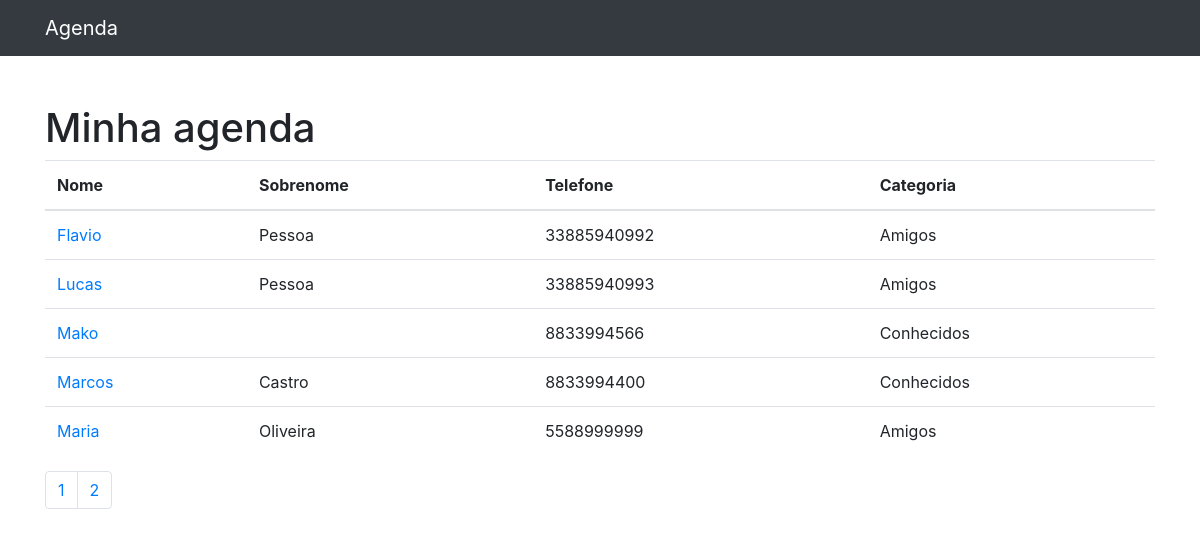
Before: / with the older database file.
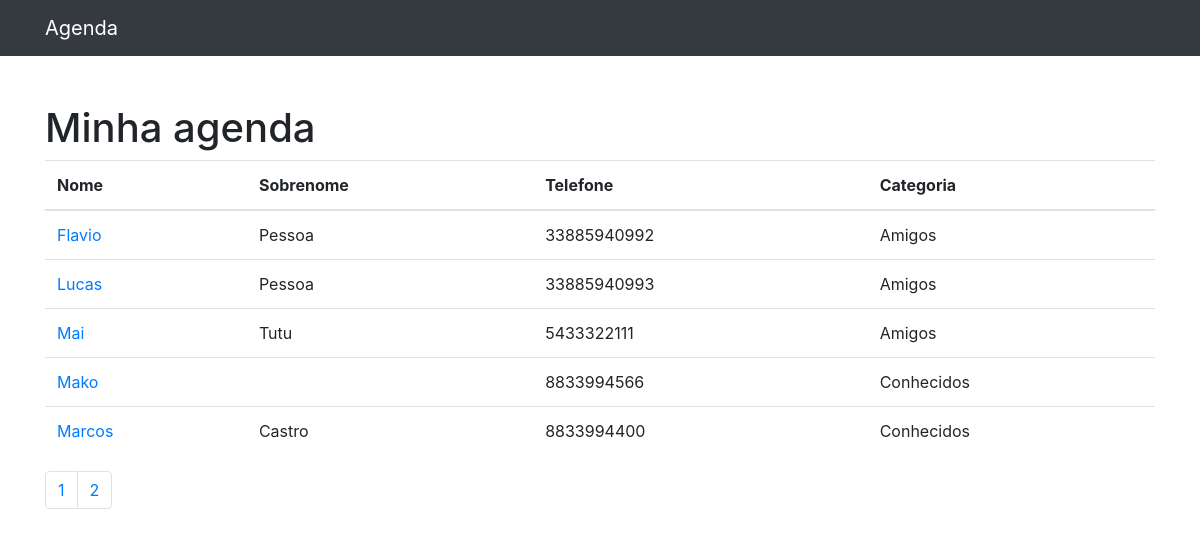
After: the same page with the newer database file.
### contatos/models.py (models this page shows, shortened)
class Contato(models.Model):
    nome = models.CharField(max_length=255)
    sobrenome = models.CharField(max_length=255, blank=True)
    telefone = models.CharField(max_length=255)
    email = models.CharField(max_length=255, blank=True)
    data_criacao = models.DateTimeField(default=timezone.now)
    descricao = models.TextField(blank=True)
    categoria = models.ForeignKey(Categoria, on_delete=models.DO_NOTHING)
    mostrar = models.BooleanField(default=True)

class Categoria(models.Model):
    nome = models.CharField(max_length=255)
    def __str__(self) -> str:
        return self.nome

### contatos/views.py (the view)
# urls.py: path('',views.index, name='index'),
def index(request):
    contatos = Contato.objects.order_by('nome').filter(mostrar=True)
    paginator = Paginator(contatos, 5)
    page = request.GET.get('p')
    contatos = paginator.get_page(page)
    return render(request, "contatos/index.html", {"contatos": contatos})

### contatos/templates/contatos/index.html
{% extends 'base.html' %}
{% block conteudo %}
<h1 class="mt-5">Minha agenda</h1>
<table class="table">
    <thead>
        <tr>
            <th>Nome</th>
            <th>Sobrenome</th>
            <th>Telefone</th>
            <th>Categoria</th>
        </tr>
    </thead>
    <tbody>
        {% for contato in contatos %}
        <tr>
            <td>
                <a href="{% url 'ver_contato' contato.id %}"> {{contato.nome}}</a>
            </td>
            <td>{{contato.sobrenome}}</td>
            <td>{{contato.telefone}}</td>
            <td>{{contato.categoria}}</td>
        </tr>
        {%endfor%}
    </tbody>
</table>
<nav aria-label="Page navigation">
    <ul class="pagination">
        {% for pagina in contatos.paginator.page_range %}
        <li class="page-item"><a class="page-link" href="?p={{pagina}}">{{pagina}}</a></li>
        {%endfor%}
    </ul>
</nav>
{% endblock %}

### templates/base.html (shortened to what this page needs)
{% load static %}
<!DOCTYPE html>
<html lang="pt">
<head>
    {%include 'partial/_head.html' %}
</head>
<body>
    {%include 'partial/_nav.html' %}
    <div class="container">
        <div class="row">
            <div class="col-lg-12">
                {%block conteudo%} {%endblock%}
            </div>
        </div>
    </div>
</body>
</html>

### templates/partial/_head.html (shortened to what this page needs)
{%load static%}
<link href="{% static 'vendor/bootstrap/css/bootstrap.min.css' %}" rel="stylesheet">

### templates/partial/_nav.html (shortened to what this page needs)
    <nav class="navbar navbar-expand-lg navbar-dark bg-dark static-top">
        <div class="container">
            <a class="navbar-brand" href="{% url 'index' %}">Agenda</a>
        </div>
    </nav>

Changed rows visible on the page:
no longer on this page (row unchanged): Contato: nome "Maria", sobrenome "Oliveira", telefone "5588999999", categoria "Amigos"
added Contato: nome "Mai", sobrenome "Tutu", telefone "5433322111", categoria "Amigos"
